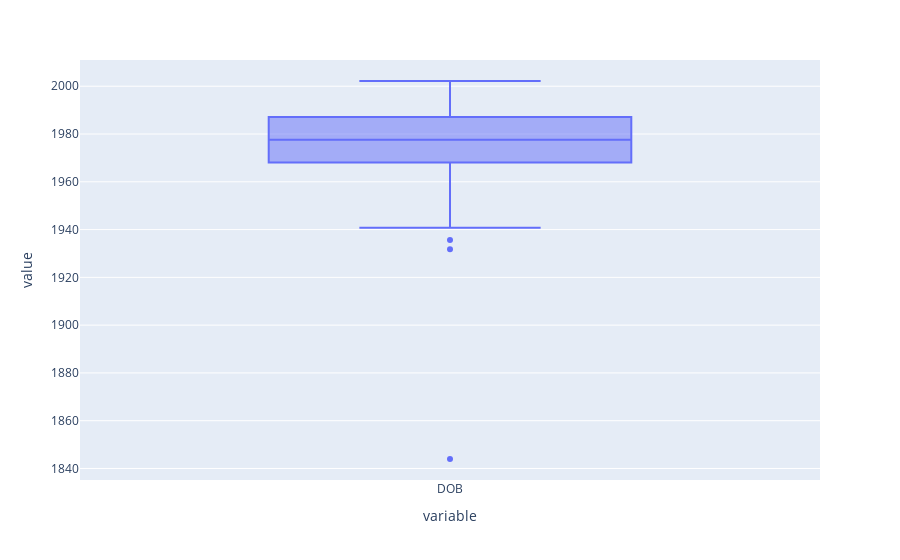

The notebook cell this image was saved under:
### Code cell
fig = ps.box(demographic_data_set,y = ['DOB'])
fig.show()

### Figure 1 — Plotly figure (JSON) as saved in the notebook; plotly's stock layout.template omitted (floating-point values rounded to 4 significant figures; data arrays with more than 128 entries replaced by an {"elided": "..."} marker saying what was removed)
{"data": [{"alignmentgroup": "True", "hovertemplate": "variable=%{x}<br>value=%{y}<extra></extra>", "legendgroup": "", "marker": {"color": "#636efa"}, "name": "", "notched": false, "offsetgroup": "", "orientation": "v", "showlegend": false, "type": "box", "x": {"elided": "4000 str values"}, "x0": " ", "xaxis": "x", "y": {"elided": "4000 str values"}, "y0": " ", "yaxis": "y"}], "layout": {"boxmode": "group", "legend": {"tracegroupgap": 0}, "margin": {"t": 60}, "xaxis": {"anchor": "y", "domain": [0, 1], "title": {"text": "variable"}}, "yaxis": {"anchor": "x", "domain": [0, 1], "title": {"text": "value"}}}}
